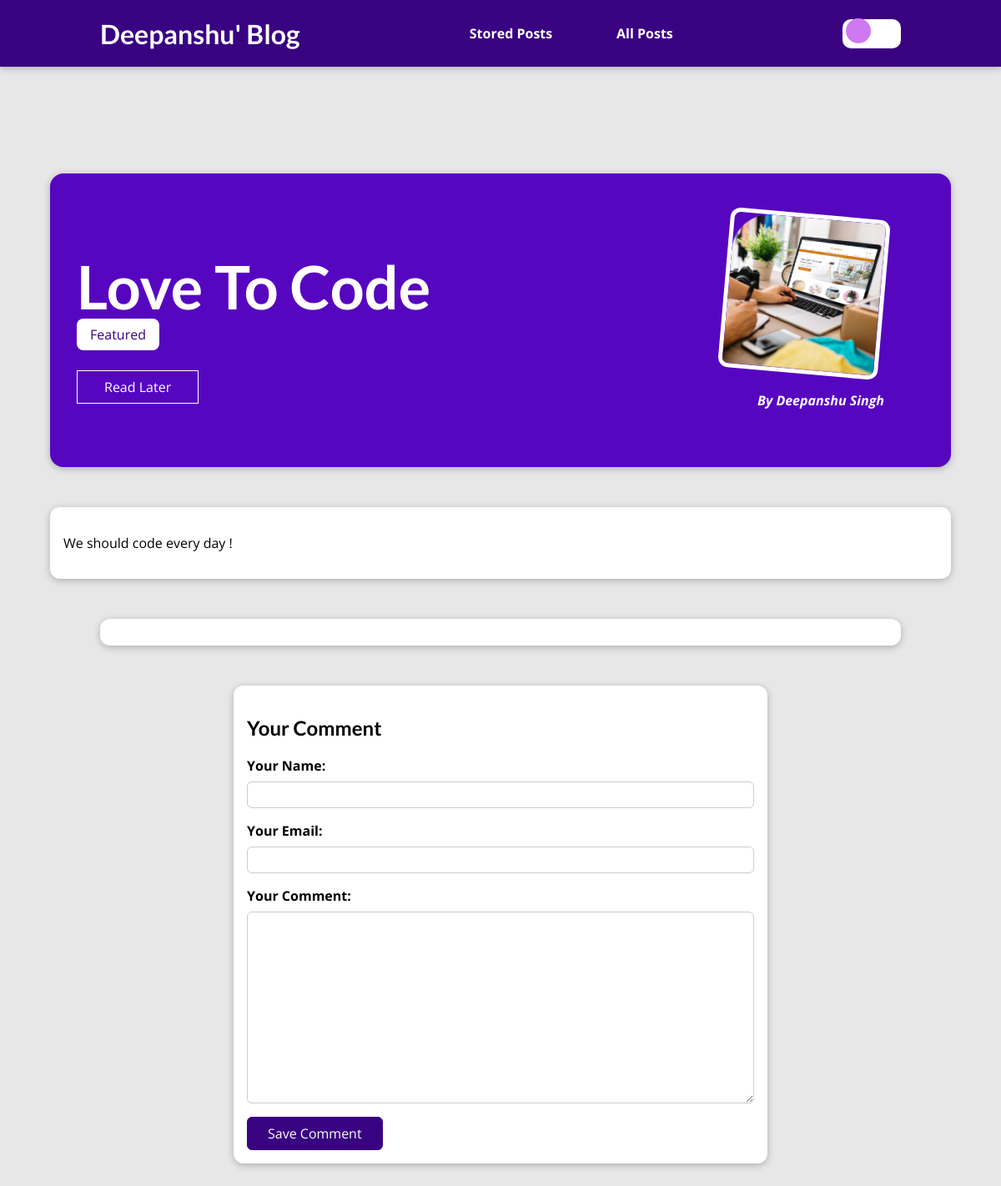
The page /posts/love-to-code on the database its author committed.
### blog/models.py (models this page shows, shortened)
class Post(models.Model):
    title = models.CharField(max_length=150)
    excerpt = models.CharField(max_length=200)
    image = models.ImageField(upload_to="posts", null=True)
    date = models.DateField(auto_now=True)
    slug = models.SlugField(unique=True, db_index=True)
    content = models.TextField(validators=[MinLengthValidator(10)])
    author = models.ForeignKey(
        Author, on_delete=models.SET_NULL, null=True, related_name="posts")
    tags = models.ManyToManyField(Tag)

class Tag(models.Model):
    caption = models.CharField(max_length=20)

class Author(models.Model):
    first_name = models.CharField(max_length=100)
    last_name = models.CharField(max_length=100)
    email_address = models.EmailField()
    def full_name(self):
        return f"{self.first_name} {self.last_name}"
    def __str__(self):
        return self.full_name()

### blog/views.py (the view, shortened to what this page needs)
# urls.py: path("posts/<slug:slug>", views.SinglePostView.as_view(),
class SinglePostView(View):
    def is_stored_post(self, request, post_id):
        stored_posts = request.session.get("stored_posts")
        if stored_posts is not None:
          is_saved_for_later = post_id in stored_posts
        else:
          is_saved_for_later = False
        return is_saved_for_later
    def get(self, request, slug):
        post = Post.objects.get(slug=slug)
        context = {
            "post": post,
            "post_tags": post.tags.all(),
            "comment_form": CommentForm(),
            "comments": post.comments.all().order_by("-id"),
            "saved_for_later": self.is_stored_post(request, post.id)
        }
        return render(request, "blog/post-detail.html", context)

### blog/forms.py
class CommentForm(forms.ModelForm):
    class Meta:
        model = Comment
        exclude = ["post"]
        labels = {
          "user_name": "Your Name",
          "user_email": "Your Email",
          "text": "Your Comment"
        }

### blog/templates/blog/post-detail.html (shortened to what this page needs)
{% extends "base.html" %}
{% load static %}
{% block css_files %}
<link rel="stylesheet" href="{% static "blog/post-detail.css" %}" />
{% endblock %}
{% block content %}
<section id="summary">
  <h2>{{ post.title }}</h2>
  <div>
    {% for tag in post_tags %}
      <span class="tag">{{ tag.caption }}</span>
    {% endfor %}
  </div>
  <div id="read-later">
    <form action="{% url "read-later" %}" method="POST">
      <button>
        {% if saved_for_later %}
          Remove from "Read Later" List
        {% else %}
          Read Later
        {% endif %}
      </button>
    </form>
  </div>
  <article>
    <img src="{{ post.image.url }}" alt="{{ post.title }}" />
    <address>By <a href="mailto:{{ post.author.email_address }}">{{ post.author }}</a></address>
  </article>
</section>
<main>
  {{ post.content|linebreaks }}
</main>
<section id="comments">
</section>
<section id="comment-form">
  <h2>Your Comment</h2>
  <form action="{% url "post-detail-page" post.slug %}" method="POST">
    {% for form_field in comment_form %}
      <div class="form-control {% if form_field.errors %}invalid{% endif %}">
        {{ form_field.label_tag }}
        {{ form_field }}
      </div>
    {% endfor %}
    <button>Save Comment</button>
  </form>
</section>
{% endblock %}

### static/app.css (style rules this page uses)
* { box-sizing: border-box; }
html { font-family: 'Open Sans', 'Lato', sans-serif; }
body { margin: 0; }
h1, h2, h3 { font-family: 'Lato', sans-serif; font-weight: bold; }

### blog/static/blog/post-detail.css (style rules this page uses)
body { background-color: #e7e7e7; }
#summary { margin: 8rem auto 3rem auto; padding: 2rem; width: 90%; max-width: 90rem; border-radius: 16px; background-color: #5706c0; position: relative; box-shadow: 0 2px 8px rgba(0, 0, 0, 0.25); height: 22rem; }
#summary h2 { color: white; font-size: 4.5rem; margin-bottom: 0.25rem; }
#summary article { position: absolute; top: 2rem; right: 3rem; padding: 1rem 2rem; border-radius: 12px; text-align: right; color: white; }
#summary article img { width: 12rem; height: 12rem; border-radius: 12px; transform: rotateZ(5deg); border: 5px solid white; margin-bottom: 1rem; }
#summary address { font-weight: bold; }
#summary a { color: white; text-decoration: none; }
#read-later { margin: 2rem 0; }
#read-later button { background-color: transparent; border: 1px solid white; padding: 0.5rem 2rem; font: inherit; color: white; cursor: pointer; transition: 0.35s; }
main { width: 90%; max-width: 90rem; margin: 3rem auto; background-color: white; padding: 1rem; border-radius: 12px; box-shadow: 0 2px 8px rgba(0, 0, 0, 0.25); }
.tag { background-color: white; color: #390281; padding: 0.5rem 1rem; border-radius: 8px; }
#comment-form { margin: 3rem auto; width: 90%; max-width: 40rem; border-radius: 12px; background-color: white; box-shadow: 0 2px 8px rgba(0, 0, 0, 0.25); padding: 1rem; }
#comment-form button { font: inherit; background-color: #390281; color: white; border: 1px solid #390281; padding: 0.5rem 1.5rem; border-radius: 6px; cursor: pointer; }
.form-control { margin-bottom: 1rem; }
.form-control label { font-weight: bold; margin-bottom: 0.5rem; display: block; }
.form-control input, .form-control textarea { display: block; width: 100%; font: inherit; padding: 0.25rem; border-radius: 6px; border: 1px solid #ccc; }
#comments { margin: 3rem auto; width: 90%; max-width: 60rem; border-radius: 12px; background-color: white; box-shadow: 0 2px 8px rgba(0, 0, 0, 0.25); padding: 1rem 2rem; }

### rows shown on the page
Post: title "Love To Code", image (picture), author "Deepanshu Singh", content "We should code every day !"
Tag: caption "Featured"
